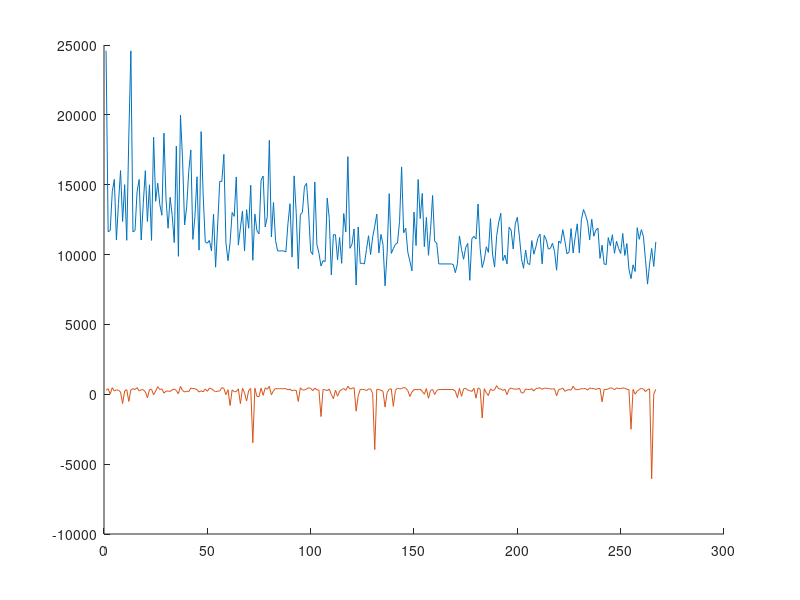

MATLAB code to generate this figure: (Note: this script raises an error after producing the figure.)
clear all

fid = fopen("Design_Points.txt",'rt') ;
S = textscan(fid,'%f','delimiter','\n') ;
fclose(fid);

NoEval=length(S{1, 1})/76;

X=S{1,1};
X=transpose(reshape(X,[76,NoEval]));
F=X(:,71);

for i=1:NoEval
G(i)=sum(X(i,72:76));
end

figure 
hold on
plot(F)
plot(G)

%% Objective Function
fid = fopen("MIDACO_SOLUTION.TXT",'rt') ;
S = textscan(fid,'%s','delimiter','\n') ;
fclose(fid);
S = S{1} ;
idx =~contains(S,'f(X)');
S(idx) = [];
STR=extractAfter(S,'=');
F_X=str2double(STR(:,1));

%% Design Points in Obj Function
NoV=70;
NoEv=length(F_X);

fid = fopen("MIDACO_SOLUTION.TXT",'rt') ;
S = textscan(fid,'%s','delimiter','\n') ;
fclose(fid);
S = S{1} ;
idx =~contains(S,'x(');
S(idx) = [];
S=transpose(reshape(S,[NoV,NoEv]));
S = extractBetween(S,"=",";"); 
X_ = str2double(S);

%% Eval
fid = fopen("MIDACO_SOLUTION.TXT",'rt') ;
S = textscan(fid,'%s','delimiter','\n') ;
fclose(fid);
S = S{1} ;
idx =~contains(S,'EVAL');
S(idx) = [];
S(1)=[];
Eval=extractBetween(S,':',',');
Eval(:,2)=[];
Eval=str2double(Eval);
% F_X=str2double(STR(:,1));

x=X_(end,:);
% figure(2)
plot(Eval,F_X)
figure(2)
plot(abs(X_(:,67)-X_(:,68)))

